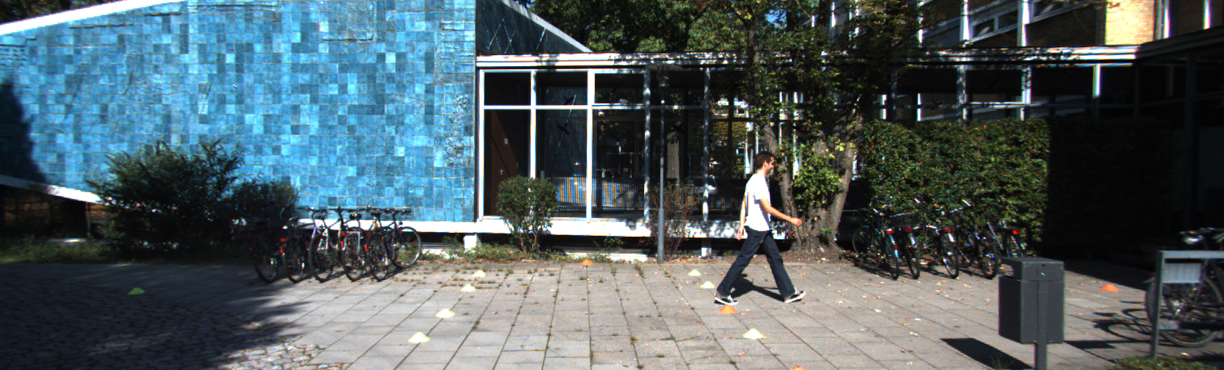
#> input picture scripts_aula/Transformacoes_2D_40_Independentes_Comentados/dados/frontal_kitti.png, 1224 x 370 px
$ python 23_resize_distorcao.py
#> lines starting #> are read from the running program, lines starting #| are printed output that depends on the picture; long printed decimals are rounded
"""EXEMPLO 23 — Resize comum versus letterbox

OBJETIVO E CONTEXTO:
O exemplo compara o redimensionamento direto de uma fotografia para 224 × 224 com o procedimento letterbox, que preserva a proporção original e completa as áreas restantes com padding. O primeiro método pode deformar carros, faixas e outros elementos da cena; o segundo mantém sua geometria relativa. Essa diferença é essencial para construir entradas padronizadas de CNNs sem introduzir distorções sistemáticas nos objetos.

COMO A IMPLEMENTACAO FUNCIONA:
Este codigo possui as proprias funcoes de leitura, transformacao e salvamento.
O fluxo parte das imagens fornecidas em dados/, prepara os parametros
matematicos necessarios, executa a operacao estudada, apresenta metricas
ou matrizes quando aplicavel e salva evidencias em saidas/23_resize_distorcao/.
Cada etapa da funcao main() recebe comentarios proximos das instrucoes
correspondentes para permitir acompanhar a execucao linha a linha.

FUNDAMENTO E INTERPRETACAO:
resize para 224x224 pode distorcer aspect ratio; letterbox preserva proporcao e insere padding.
Analise o resultado visual junto com a matriz ou os indicadores impressos:
uma transformacao correta exige coerencia das coordenadas, resolucao,
espaco de cores e rotulos associados aos dados.

IMPORTANCIA E CUIDADOS:
Padronizar resolucao nao deve desfigurar desnecessariamente os objetos do dataset.

EXERCICIO PARA OS ALUNOS:
Comparar veiculos e faixas quanto à deformacao aparente.

EXECUCAO:
python exemplos/23_resize_distorcao.py
Nao e necessario executar os demais exemplos antes deste.
As dependencias externas sao cv2 e numpy; o exemplo de CNN
admite TensorFlow opcionalmente. As imagens ficam em dados/."""

import csv
import json
from pathlib import Path

import cv2
import numpy as np

# Resolucao robusta de caminhos: funciona ao executar a partir de qualquer pasta.
BASE = Path(__file__).resolve().parent.parent
DADOS = BASE / 'dados'
OUT = BASE / 'saidas'
OUT.mkdir(parents=True, exist_ok=True)

# Funcoes privativas deste arquivo. Nenhum modulo Python adicional do pacote e necessario.

def img(nome='frontal_kitti.png'):
    """Carrega uma imagem BGR da pasta dados. A leitura usa a raiz baseada em __file__,
    portanto o programa funciona independentemente do diretorio de trabalho.
    Lanca um erro compreensivel se a imagem nao estiver disponivel."""
    p = DADOS / nome
    x = cv2.imread(str(p))
    if x is None:
        raise FileNotFoundError(p)
    return x

def save(exemplo, nome, x):
    """Cria a pasta deste exercicio e salva uma imagem com cv2.imwrite.
    Retorna o caminho e interrompe com erro se a gravacao falhar."""
    folder = OUT / exemplo
    folder.mkdir(parents=True, exist_ok=True)
    file = folder / nome
    if not cv2.imwrite(str(file), x):
        raise OSError(file)
    print('Salvo:', file)
    return file

def letterbox(x, shape=(224, 224), color=(114, 114, 114)):
    """Padroniza o tamanho sem alterar a proporcao da cena.
    Primeiro calcula escala=min(largura_destino/largura, altura_destino/altura).
    Redimensiona uniformemente e distribui o padding a esquerda/direita e topo/baixo.
    Retorna imagem, fator de escala e posicao do canto superior esquerdo do conteudo.
    A tupla shape segue a ordem (largura, altura), como as funcoes de resize do OpenCV."""
    dest_w, dest_h = shape
    h, w = x.shape[:2]
    escala = min(dest_w / w, dest_h / h)
    nw = max(1, int(round(w * escala)))
    nh = max(1, int(round(h * escala)))
    resized = cv2.resize(x, (nw, nh), interpolation=cv2.INTER_AREA if escala < 1 else cv2.INTER_LINEAR)
    pl = (dest_w - nw) // 2
    pt = (dest_h - nh) // 2
    pr = dest_w - nw - pl
    pb = dest_h - nh - pt
    y = cv2.copyMakeBorder(resized, pt, pb, pl, pr, cv2.BORDER_CONSTANT, value=color)
    return (y, escala, (pl, pt))

def panel(exemplo, nomes, images, cols=3):
    """Cria um painel comparativo para a aula sem janelas GUI.
    Cada imagem e convertida quando necessario de cinza a BGR, passa por letterbox
    para nao ser distorcida, e recebe legenda; o painel final e salvo no disco.
    Assim o mesmo codigo funciona em terminal, VS Code e Colab."""
    tw, th = (360, 220)
    cell_h = th + 38
    rows = (len(images) + cols - 1) // cols
    canvas = np.full((cell_h * rows, tw * cols, 3), 245, np.uint8)
    for j, (label, a) in enumerate(zip(nomes, images)):
        if a.ndim == 2:
            a = cv2.cvtColor(a, cv2.COLOR_GRAY2BGR)
        thumb, _, _ = letterbox(a, (tw, th), color=(30, 30, 30))
        y = j // cols * cell_h
        x = j % cols * tw
        canvas[y:y + th, x:x + tw] = thumb
        cv2.putText(canvas, label[:44], (x + 9, y + th + 25), cv2.FONT_HERSHEY_SIMPLEX, 0.55, (25, 36, 50), 1, cv2.LINE_AA)
    return save(exemplo, 'painel.png', canvas)

TAG = '23_resize_distorcao'

# Fluxo principal explicado por etapas: execute e acompanhe a pasta saidas/.
def main():
    # Carrega a fotografia BGR original, usada como referencia para comparar antes e depois.
    a = img()
#> in img, x is the input picture: shape (370, 1224, 3); mean B, G, R 98.4, 93.8, 79.3

    # Redimensiona a imagem; o tamanho final e indicado como (largura, altura).
    bad = cv2.resize(a, (224, 224))
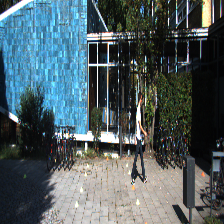
#> bad: shape (224, 224, 3); mean B, G, R 98.5, 93.9, 79.3

    # Aplica escala unica e padding proporcional; evita distorcer a relacao largura/altura dos
    # objetos.
    good, s, p = letterbox(a)
#> in letterbox, `y = cv2.copyMakeBorder(resized, pt, pb, pl, pr, cv2.BORDER_CONSTANT, v..`:
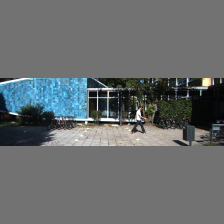
#> y: shape (224, 224, 3); mean B, G, R 109.3, 107.9, 103.5
#> s = 0.183; p = (0, 78)

    # Apresenta no terminal os valores para conferencia e comparacao dos resultados.
    print('Escala letterbox', s, 'padding', p)
#| Escala letterbox 0.183 padding (0, 78)

    # Reune original e transformacoes em um painel legendado, salvo em arquivo de imagem.
    panel(TAG, ['Original', 'Resize distorce', 'Letterbox preserva'], [a, bad, good])
#> in panel, `rows = (len(images) + cols - 1) // cols`: rows = 1
#> in panel, `canvas = np.full((cell_h * rows, tw * cols, 3), 245, np.uint8)`: canvas: shape (258, 1080, 3); every value is 245
#> the loop in panel, `for j, (label, a) in enumerate(zip(nomes, images)):` made 3 passes
#> (label, h in letterbox, w in letterbox, escala in letterbox, nw in letterbox, nh in letterbox, pl in letterbox, pt in letterbox) on passes 1 to 3: ('Original', 370, 1224, 0.294, 360, 109, 0, 55), ('Resize distorce', 224, 224, 0.982, 220, 220, 70, 0), ('Letterbox preserva', 224, 224, 0.982, 220, 220, 70, 0)
#> pass 1, in letterbox (call 2), `resized = cv2.resize(x, (nw, nh), interpolation=cv2.INTER_AREA if esca..`:
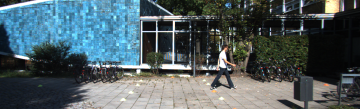
#> resized: shape (109, 360, 3); mean B, G, R 98.4, 93.8, 79.3
#> pass 1, in letterbox (call 2), `y = cv2.copyMakeBorder(resized, pt, pb, pl, pr, cv2.BORDER_CONSTANT, v..`:
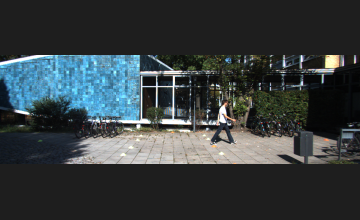
#> y: shape (220, 360, 3); mean B, G, R 63.9, 61.6, 54.4
#> pass 2, in letterbox (call 3), `resized = cv2.resize(x, (nw, nh), interpolation=cv2.INTER_AREA if esca..`:
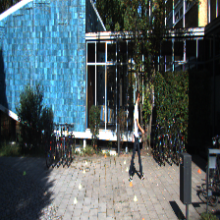
#> resized: shape (220, 220, 3); mean B, G, R 98.5, 93.9, 79.3
#> pass 2, in letterbox (call 3), `y = cv2.copyMakeBorder(resized, pt, pb, pl, pr, cv2.BORDER_CONSTANT, v..`:
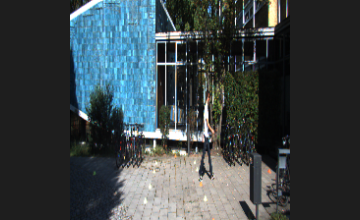
#> y: shape (220, 360, 3); mean B, G, R 71.8, 69.1, 60.1
#> after the loop in panel, `for j, (label, a) in enumerate(zip(nomes, images)):`:
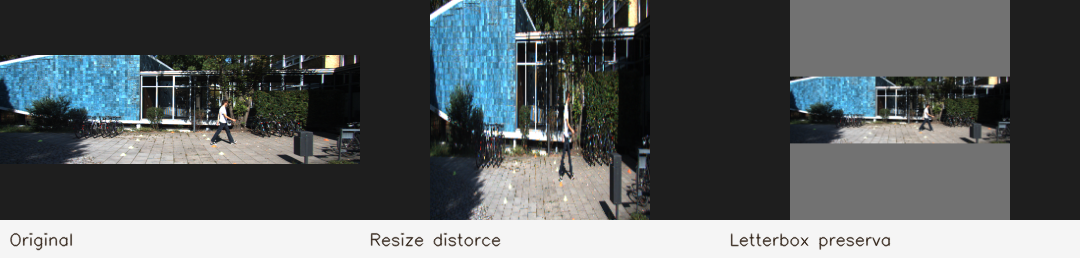
#> canvas: shape (258, 1080, 3); mean of channels 0, 1, 2 96.1, 94.5, 89.2; drawn as B, G, R

if __name__ == '__main__':
    main()

$ run again, with scripts_aula/Transformacoes_2D_40_Independentes_Comentados/dados/pista_udacity.png copied over scripts_aula/Transformacoes_2D_40_Independentes_Comentados/dados/frontal_kitti.png
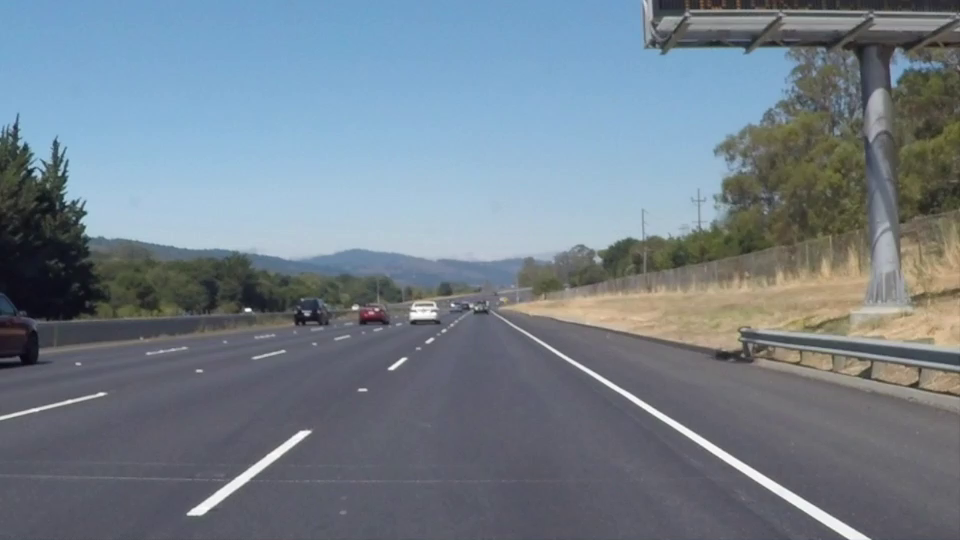
#> input picture scripts_aula/Transformacoes_2D_40_Independentes_Comentados/dados/pista_udacity.png, 960 x 540 px
#> in img, x is the input picture: shape (540, 960, 3); mean B, G, R 138.4, 127.2, 114.8
#> s = 0.233; p = (0, 49)
#| Escala letterbox 0.2333 padding (0, 49)
#> rows = 1
#> the loop in panel, `for j, (label, a) in enumerate(zip(nomes, images)):` made 3 passes
#> (label, h in letterbox, w in letterbox, escala in letterbox, nw in letterbox, nh in letterbox, pl in letterbox, pt in letterbox) on passes 1 to 3: ('Original', 540, 960, 0.375, 360, 202, 0, 9), ('Resize distorce', 224, 224, 0.982, 220, 220, 70, 0), ('Letterbox preserva', 224, 224, 0.982, 220, 220, 70, 0)
#> pass 1, in letterbox (call 2), `y = cv2.copyMakeBorder(resized, pt, pb, pl, pr, cv2.BORDER_CONSTANT, v..`:
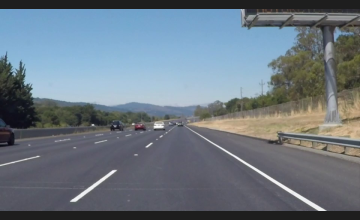
#> y: shape (220, 360, 3); mean B, G, R 129.6, 119.3, 107.8
#> after the loop in panel, `for j, (label, a) in enumerate(zip(nomes, images)):`:
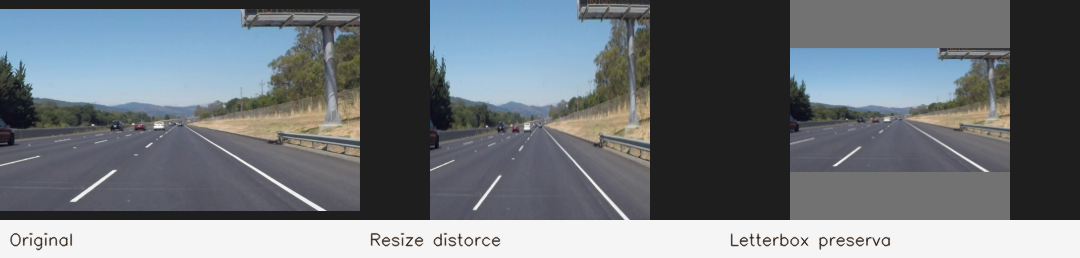
#> canvas: shape (258, 1080, 3); mean of channels 0, 1, 2 124.9, 119, 112.4; drawn as B, G, R
